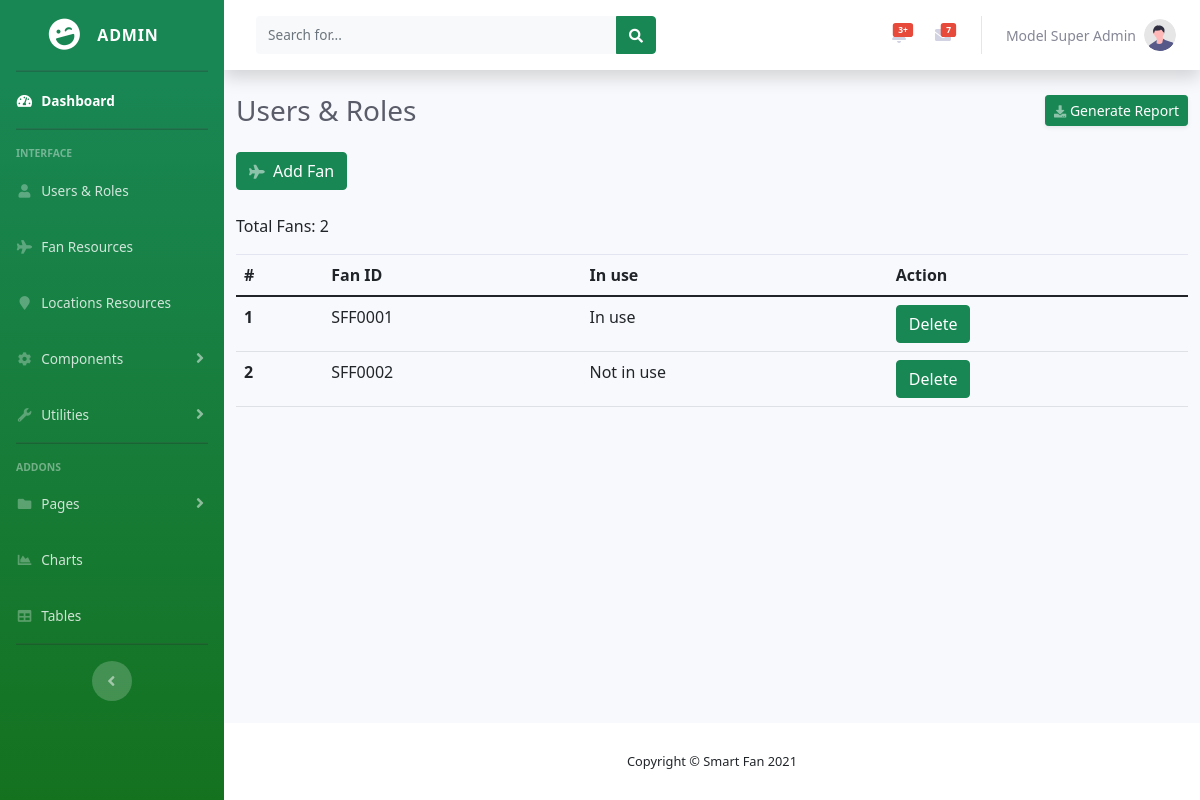
Screenshot of /users/admin/fanres.php (signed in) with the database file from the repository.
### tables this page shows
CREATE TABLE `fans` (
  `id` int(11) NOT NULL,
  `fan_id` varchar(11) NOT NULL,
  `users_id` int(11) NOT NULL
);

### users/admin/includes/fans_data.php (the view)
<?php
     include "config.php";
     $query = "SELECT * FROM fans";
     $result = mysqli_query($conn, $query);
     if (!$result)
     {
          header("Location: fans_data.php?msg=No Fan resources exist to be shown");
          exit();
     }
     else {
?>
     <div class="col-xl-12 col-lg-7">
     <?php
          $total = 0;
          while($row = mysqli_fetch_assoc($result)){
               $total++;
          }
     ?>
          <p class="mb-3">Total Fans: <?php echo $total; ?></p>
     <table class="table">
          <thead>
               <tr>
                    <th scope="col">#</th>
                    <th scope="col">Fan ID</th>
                    <th scope="col">In use</th>
                    <th scope="col">Action</th>
               </tr>
          </thead>
          <tbody>
               <?php
                    $counter = 1;
                    $result = mysqli_query($conn, $query);
                    while($row = mysqli_fetch_assoc($result)){
                    $fan_id = $row['fan_id'];
               ?>
                    <tr>
                         <th scope="row"><?php echo $counter; ?></th>
                         <td><?php echo $row['fan_id']; ?></td>
                         <?php if ($row['users_id'] == 0){ ?>
                              <td>Not in use</td>
                         <?php
                         } else { ?>
                              <td>In use</td>
                         <?php } ?>
                         <td><a class="btn btn-success" href="<?php echo "includes/delete.php?fan_id=".$fan_id;?>" role="button">Delete</a></td>
                    </tr>
               <?php
                    $counter++;
                    }
               ?>
          </tbody>
     </table>
     </div>
<?php
     }
?>

### rows the page displays
fans: fan "SFF0001", shows "In use"
fans: fan "SFF0002", shows "Not in use"

### other values shown
$_SESSION['name'] "Model Super Admin"
$total "2"
